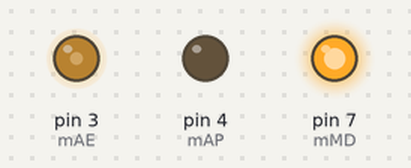
Bench run of a sketch on a simulated Arduino Uno, built with avr-gcc and run on an emulated ATmega328P. Parts: output pins drawn as LEDs (lit = HIGH). What the sketch prints to the serial monitor is not drawn.

Above: at 0.05 s.
At 1.75 s:
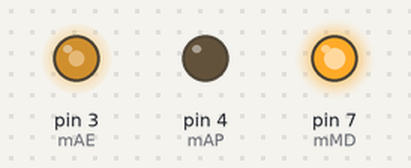
At 3.5 s:
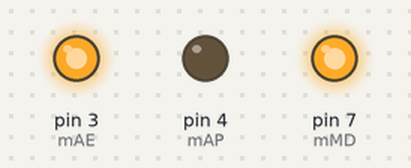
At 7.0 s:
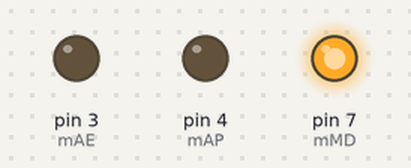
Timing chart, 0 to 9.1 s (numbered marks = the images above):
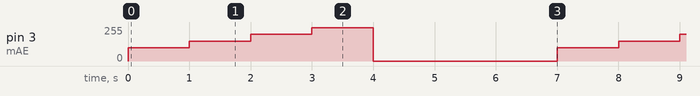

Measured:
- by itself, pin 3 (mAE): repeats every 7.0 s: 150/255 1.0 s, 200/255 1.0 s, 250/255 1.0 s, 0/255 3.0 s, 100/255 1.0 s

The sketch:

motor_test_functionalized.ino
```cpp
// Declare motor cotrol PIN
const int mAE = 3;  // PMW      -ENABLE
const int mAP = 4;  // Digital	-PHASE
const int mMD = 7;  // MODE

// FIXME: Fix PIN assign
// For motor shield "DRV8835搭載デュアルモータードライバシールド"
// const int mAE = 6;  // PMW	    -ENABLE
// const int mAP = 8;  // Digital	-PHASE
// const int mMD = 7;  // MODE

void setup() {
  // Setting motor PIN (output)
  pinMode(mAE, OUTPUT);
  pinMode(mAP, OUTPUT);
  pinMode(mMD, OUTPUT);

  // Set MODE "PHASE-ENABLE"
  digitalWrite(mMD, HIGH);

  // Set serial COM port for debug
  Serial.begin(9600);
}

// Function
void drive(int spd, int dil = 1000) {
  analogWrite(mAE, spd);        // Set ENABLE: range 0 ~ 255
  digitalWrite(mAP, LOW);       // Set PHASE: LOW=0 or HIGH=1
  Serial.print(F("Speed "));    // Display speed
    Serial.printlnF((spd));
  delay(dil);
}

// Main loop
void loop() {
  int spd = 0;
  for (spd = 100; spd < 300; spd = spd + 50) {
    drive(spd);
  }
  drive(0, 3000);
}
```
